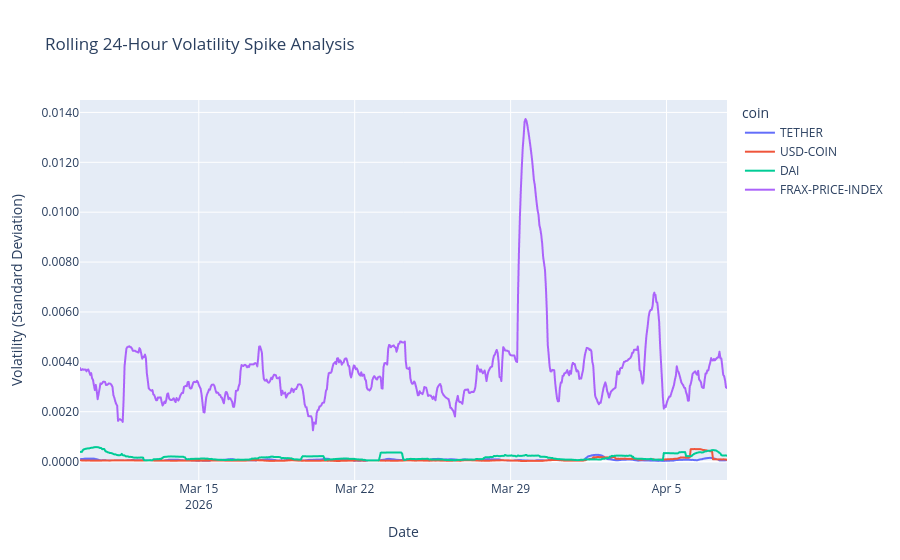

Notebook code cell kept with this figure:
### Markdown cell above
# Volatility analysis of USDT, USDC, and DAI for past 24 hours

### Code cell
import numpy as np
import statsmodels.api as sm
from statsmodels.tsa.stattools import adfuller
import plotly.express as px

# We use df_all from the previous code block
# 1. Calculate the 'deviation' from the $1 peg
df_all['peg_deviation'] = df_all['price'] - 1.0

print("--- 📉 Stablecoin Volatility & Peg Analysis ---\n")

for coin in df_all['coin'].unique():
    # Isolate data for just this coin
    coin_data = df_all[df_all['coin'] == coin].copy()
    
    # Calculate Volatility (Standard Deviation of the price)
    # We multiply by 10,000 to show 'basis points' (bps) because stablecoin changes are tiny
    volatility_bps = coin_data['price'].std() * 10000 
    
    # Find the maximum deviation (the worst de-peg in the timeframe)
    max_dev_percent = coin_data['peg_deviation'].abs().max() * 100
    
    print(f"📊 {coin} Summary:")
    print(f"   Overall Volatility: {volatility_bps:.2f} basis points")
    print(f"   Largest De-peg:     {max_dev_percent:.4f}%")
    
    # 2. Use statsmodels to run the ADF Test
    # This tests for "stationarity" (does it reliably revert to its average point?)
    adf_result = adfuller(coin_data['price'])
    p_value = adf_result[1]
    
    print(f"   ADF p-value:        {p_value:.4f}")
    if p_value < 0.05:
        print("   Status:             ✅ Strongly pegged (Mean-reverting)")
    else:
        print("   Status:             ⚠️ Drifting (Weak peg behavior in this timeframe)")
    print("-" * 45)


# 3. Visualize the Volatility Spikes over time!
# Let's calculate a "Rolling 24-hour Standard Deviation" to see exactly WHEN they were volatile.
# CoinGecko 30-day data gives us roughly hourly data points, so a window of 24 = 1 day.
# For each coin, at every point in time, compute how much the price has varied over the last 24 periods. A high value means the price was swinging a lot (volatile); a low value means it was relatively stable.
# A few things to keep in mind:

# The first 23 rows for each coin will be NaN, since there aren't enough prior data points to fill the window.
# The window size of 24 likely implies 24 hours if your data is hourly — making this an hourly rolling volatility.
# .std() uses ddof=1 (sample std) by default in pandas.

df_all['rolling_volatility'] = df_all.groupby('coin')['price'].transform(lambda x: x.rolling(window=24).std())

fig_vol = px.line(
    df_all.dropna(), # drop the first 24 empty hours
    x='datetime', 
    y='rolling_volatility', 
    color='coin',
    title='Rolling 24-Hour Volatility Spike Analysis',
    labels={'rolling_volatility': 'Volatility (Standard Deviation)', 'datetime': 'Date'}
)

fig_vol.update_layout(yaxis_tickformat='.4f')
fig_vol.show()

### Figure 1 — Plotly figure (JSON) as saved in the notebook; plotly's stock layout.template omitted (floating-point values rounded to 4 significant figures; data arrays with more than 128 entries replaced by an {"elided": "..."} marker saying what was removed)
{"data": [{"hovertemplate": "coin=TETHER<br>Date=%{x}<br>Volatility (Standard Deviation)=%{y}<extra></extra>", "legendgroup": "TETHER", "line": {"color": "#636efa", "dash": "solid"}, "marker": {"symbol": "circle"}, "mode": "lines", "name": "TETHER", "showlegend": true, "type": "scattergl", "x": {"elided": "698 str values"}, "xaxis": "x", "y": {"elided": "698 float values"}, "yaxis": "y"}, {"hovertemplate": "coin=USD-COIN<br>Date=%{x}<br>Volatility (Standard Deviation)=%{y}<extra></extra>", "legendgroup": "USD-COIN", "line": {"color": "#EF553B", "dash": "solid"}, "marker": {"symbol": "circle"}, "mode": "lines", "name": "USD-COIN", "showlegend": true, "type": "scattergl", "x": {"elided": "698 str values"}, "xaxis": "x", "y": {"elided": "698 float values"}, "yaxis": "y"}, {"hovertemplate": "coin=DAI<br>Date=%{x}<br>Volatility (Standard Deviation)=%{y}<extra></extra>", "legendgroup": "DAI", "line": {"color": "#00cc96", "dash": "solid"}, "marker": {"symbol": "circle"}, "mode": "lines", "name": "DAI", "showlegend": true, "type": "scattergl", "x": {"elided": "698 str values"}, "xaxis": "x", "y": {"elided": "698 float values"}, "yaxis": "y"}, {"hovertemplate": "coin=FRAX-PRICE-INDEX<br>Date=%{x}<br>Volatility (Standard Deviation)=%{y}<extra></extra>", "legendgroup": "FRAX-PRICE-INDEX", "line": {"color": "#ab63fa", "dash": "solid"}, "marker": {"symbol": "circle"}, "mode": "lines", "name": "FRAX-PRICE-INDEX", "showlegend": true, "type": "scattergl", "x": {"elided": "692 str values"}, "xaxis": "x", "y": {"elided": "692 float values"}, "yaxis": "y"}], "layout": {"legend": {"title": {"text": "coin"}, "tracegroupgap": 0}, "title": {"text": "Rolling 24-Hour Volatility Spike Analysis"}, "xaxis": {"anchor": "y", "domain": [0, 1], "title": {"text": "Date"}}, "yaxis": {"anchor": "x", "domain": [0, 1], "tickformat": ".4f", "title": {"text": "Volatility (Standard Deviation)"}}}}
